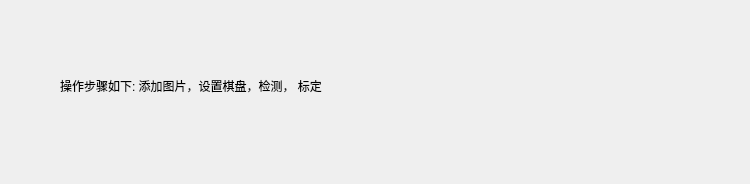
<?xml version="1.0" encoding="UTF-8"?>
<ui version="4.0">
 <class>camera_neican_help</class>
 <widget class="QWidget" name="camera_neican_help">
  <property name="geometry">
   <rect>
    <x>0</x>
    <y>0</y>
    <width>750</width>
    <height>184</height>
   </rect>
  </property>
  <property name="windowTitle">
   <string>Form</string>
  </property>
  <widget class="QLabel" name="label">
   <property name="geometry">
    <rect>
     <x>60</x>
     <y>60</y>
     <width>641</width>
     <height>51</height>
    </rect>
   </property>
   <property name="text">
    <string>操作步骤如下: 添加图片，设置棋盘，检测， 标定</string>
   </property>
  </widget>
 </widget>
 <resources/>
 <connections/>
</ui>
